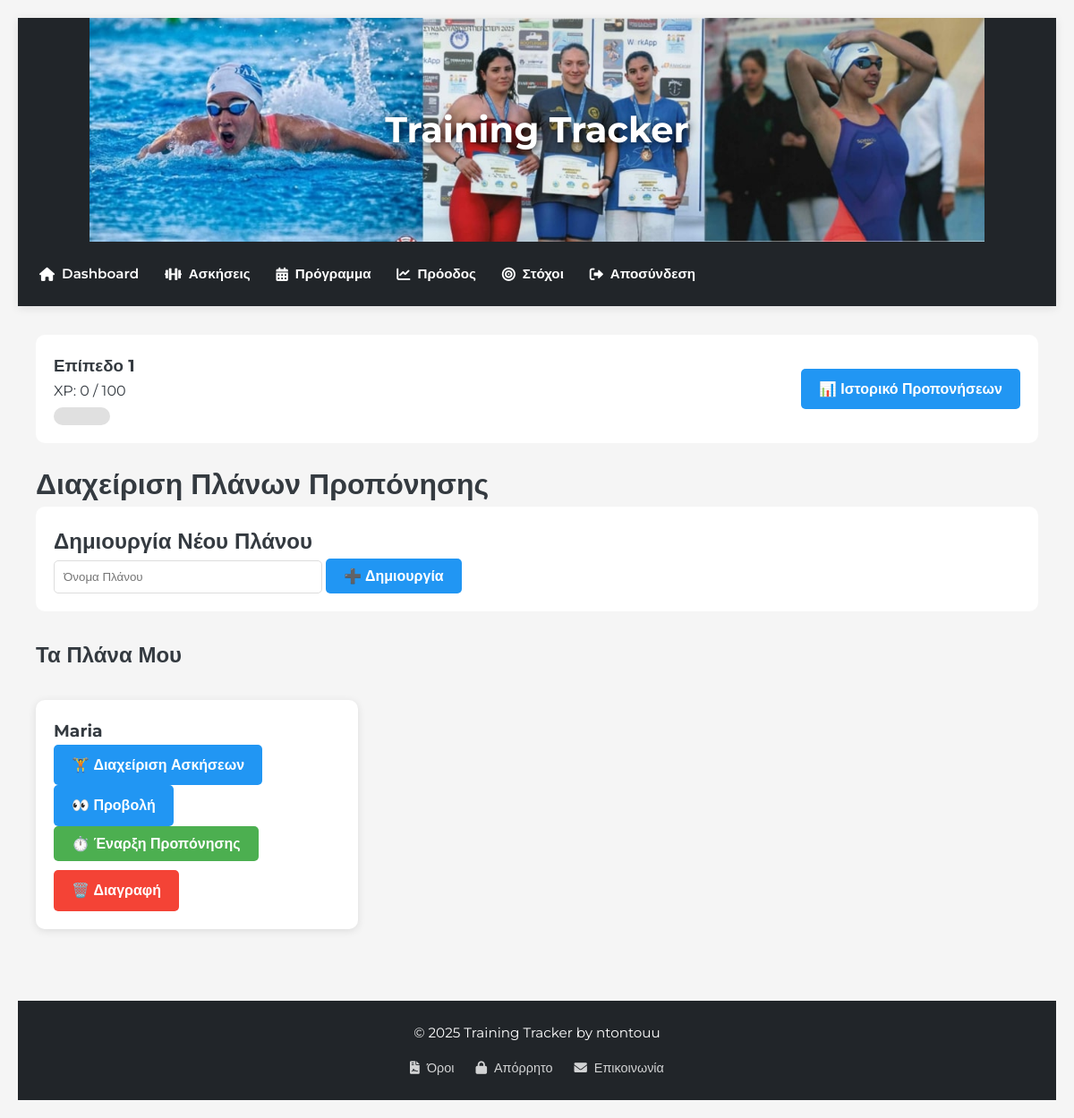
Screenshot of /plan.php (signed in) with the database file from the repository.
### tables this page shows
CREATE TABLE `users` (
  `id` int(11) NOT NULL,
  `username` varchar(50) NOT NULL,
  `email` varchar(100) NOT NULL,
  `password` varchar(255) NOT NULL,
  `role` enum('user','admin') DEFAULT 'user',
  `xp` int(11) DEFAULT 0,
  `level` int(11) DEFAULT 1,
  `profile_pic` varchar(255) DEFAULT 'images/default-avatar.jpg'
);

CREATE TABLE `workout_plans` (
  `id` int(11) NOT NULL,
  `user_id` int(11) DEFAULT NULL,
  `name` varchar(100) DEFAULT NULL,
  `day` varchar(10) DEFAULT NULL
);

### plan.php (the view, shortened to what this page needs)
<?php
include 'includes/header.php';
require_once 'config/db.php';
try {
    $stmt = $pdo->prepare("SELECT * FROM workout_plans WHERE user_id = ? ORDER BY id DESC");
    $stmt->execute([$_SESSION['user_id']]);
    $plans = $stmt->fetchAll();
} catch (PDOException $e) {
    die("Σφάλμα ανάκτησης πλάνων: " . $e->getMessage());
}
$user_stats = [];
try {
    $stmt = $pdo->prepare("SELECT level, xp FROM users WHERE id = ?");
    $stmt->execute([$_SESSION['user_id']]);
    $user_stats = $stmt->fetch();
} catch (PDOException $e) {
    $_SESSION['error'] = "Σφάλμα φόρτωσης στατιστικών: " . $e->getMessage();
}
?>
<!DOCTYPE html>
<html lang="el">
<head>
</head>
<body>
    <div class="container">
        <div class="user-stats">
            <div>
                <h3>Επίπεδο <?= $user_stats['level'] ?? 1 ?></h3>
                <div>XP: <?= $user_stats['xp'] ?? 0 ?> / <?= ($user_stats['level'] ?? 1) * 100 ?></div>
                <div class="xp-bar-container">
                </div>
            </div>
            <div>
                <a href="workout_history.php" class="btn">📊 Ιστορικό Προπονήσεων</a>
            </div>
        </div>
        <h1>Διαχείριση Πλάνων Προπόνησης</h1>
        <div class="create-plan-form">
            <h2>Δημιουργία Νέου Πλάνου</h2>
            <form method="POST">
                <input type="text" name="plan_name" placeholder="Όνομα Πλάνου" required>
                <button type="submit" name="create_plan" class="btn">➕ Δημιουργία</button>
            </form>
        </div>
        <h2>Τα Πλάνα Μου</h2>
        <?php if (empty($plans)): ?>
            <p>Δεν έχετε δημιουργήσει ακόμα πλάνα προπόνησης.</p>
        <?php else: ?>
            <div class="plans-grid">
                <?php foreach ($plans as $plan): ?>
                    <div class="plan-card">
                        <h3><?= htmlspecialchars($plan['name']) ?></h3>
                        <div class="plan-actions">
                            <a href="exercises.php?plan_id=<?= $plan['id'] ?>" class="btn">🏋️ Διαχείριση Ασκήσεων</a>
                            <a href="view_plan.php?plan_id=<?= $plan['id'] ?>" class="btn">👀 Προβολή</a>
                            <button class="btn btn-success start-workout-btn"
                                    data-plan-id="<?= $plan['id'] ?>"
                                    data-plan-name="<?= htmlspecialchars($plan['name']) ?>">
                                ⏱️ Έναρξη Προπόνησης
                            </button>
                            <a href="delete_plan.php?plan_id=<?= $plan['id'] ?>"
                               class="btn"
                               style="background: #f44336; margin-top: 10px;"
                               onclick="return confirm('Διαγραφή αυτού του πλάνου;')">
                               🗑️ Διαγραφή
                            </a>
                        </div>
                    </div>
                <?php endforeach; ?>
            </div>
        <?php endif; ?>
    </div>
    <?php include 'includes/footer.php'; ?>
</body>
</html>

### assets/style.css (style rules this page uses)
:root { --primary: #0d6efd; --secondary: #f8f9fa; --accent: #ffc107; --danger: #dc3545; --dark: #212529; --light: #ffffff; --text: #343a40; --shadow: rgba(0,0,0,0.1); --radius: 10px; }
* { box-sizing: border-box; margin: 0; padding: 0; }
body { font-family: 'Montserrat', sans-serif; background: var(--secondary); color: var(--text); display: flex; flex-direction: column; min-height: 100vh; line-height: 1.6; }
.btn { display: inline-block; background: var(--primary); color: var(--light); border: none; padding: 0.8rem 1.5rem; font-size: 1rem; border-radius: var(--radius); cursor: pointer; transition: all 0.3s; text-align: center; font-weight: 600; }

### rows the page displays
users: level "1", xp "0", ($user_stats['level']??1)*100 "100"
workout_plans: name "Maria"
